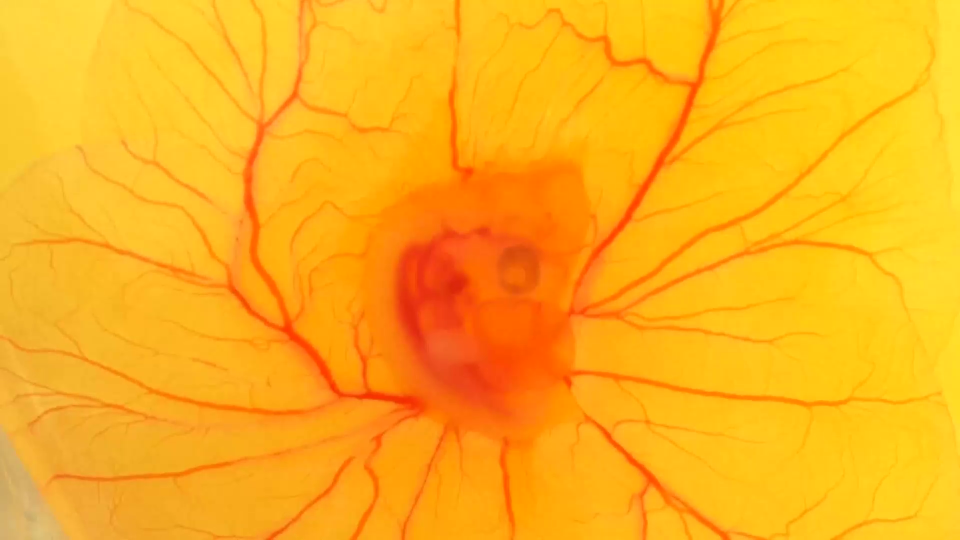
#> input picture frame 32 of TIFO/Project/day3part1.mp4, 1920 x 1080 px, given in place of day3_chicken.mp4, which was not available (shown at 1/2 size)
$ python maquette1.py
#> lines starting #> are read from the running program, lines starting #| are printed output that depends on the picture; after the words box and inside, x2 and y2 are one past the last pixel; in counts of white or black regions, pixels touching at a corner belong together; pictures that were not available may be replaced by others from this repository, and a replacement may not be noted
import cv2
import numpy as np

# Chemin vers la vidéo
video_path = "./day3_chicken.mp4"

# Ouvrir la vidéo
cap = cv2.VideoCapture(video_path)

# Variables pour le traitement du signal cardiaque
heart_rate = []
frame_count = 0

# Boucle de traitement des images de la vidéo
while cap.isOpened():
    # Lire la prochaine image
    ret, frame = cap.read()
#> frame is the input picture: shape (1080, 1920, 3); mean B, G, R 25.8, 175.5, 252.9

    # Vérifier si la lecture de la vidéo est terminée
    if not ret:
        break

    # Convertir l'image en niveaux de gris
    gray = cv2.cvtColor(frame, cv2.COLOR_BGR2GRAY)
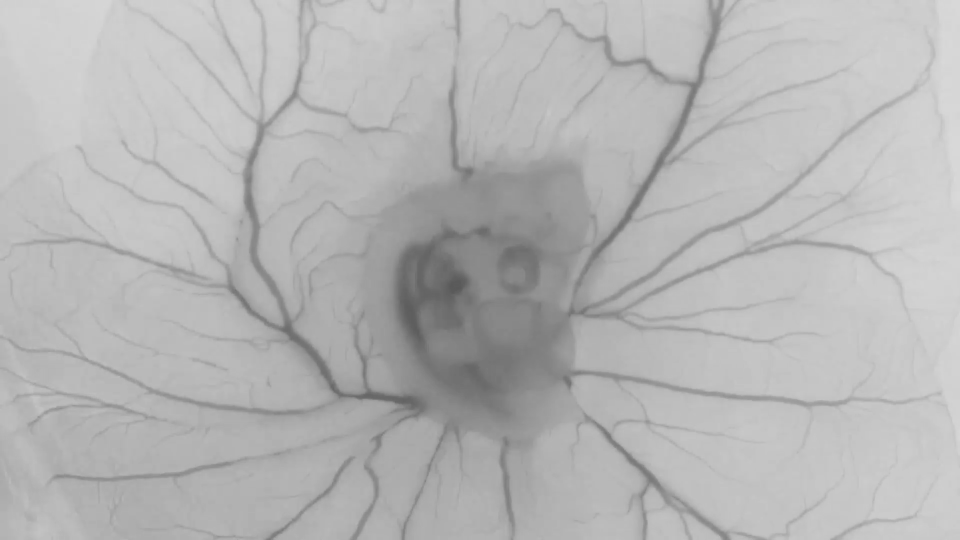
#> gray: shape (1080, 1920) (shown at 1/2 size); min 88, max 217, mean 181.6

    # Appliquer des traitements supplémentaires à l'image en niveaux de gris si nécessaire

    # Appliquer un algorithme de détection de contours pour extraire la région d'intérêt (ROI) du cœur
    _, binary = cv2.threshold(gray, 0, 255, cv2.THRESH_BINARY_INV + cv2.THRESH_OTSU)
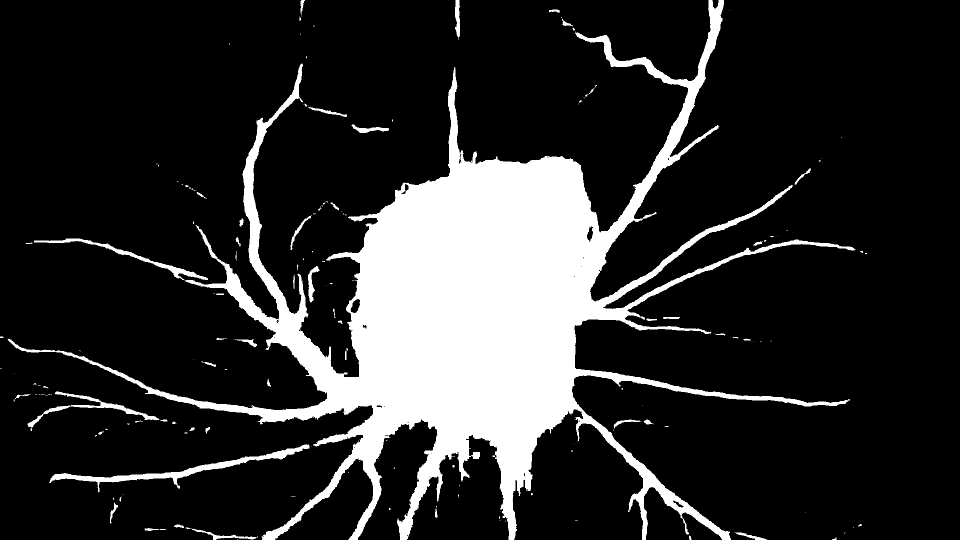
#> binary: shape (1080, 1920) (shown at 1/2 size); 17.5% white; 178 white regions (115 under 20 px), largest, box (x1, y1, x2, y2) and area: (15, 0, 1711, 1080) 344319, (98, 889, 619, 985) 5763, (68, 477, 416, 561) 2540
    kernel = cv2.getStructuringElement(cv2.MORPH_ELLIPSE, (3, 3))
    binary = cv2.morphologyEx(binary, cv2.MORPH_OPEN, kernel, iterations=2)
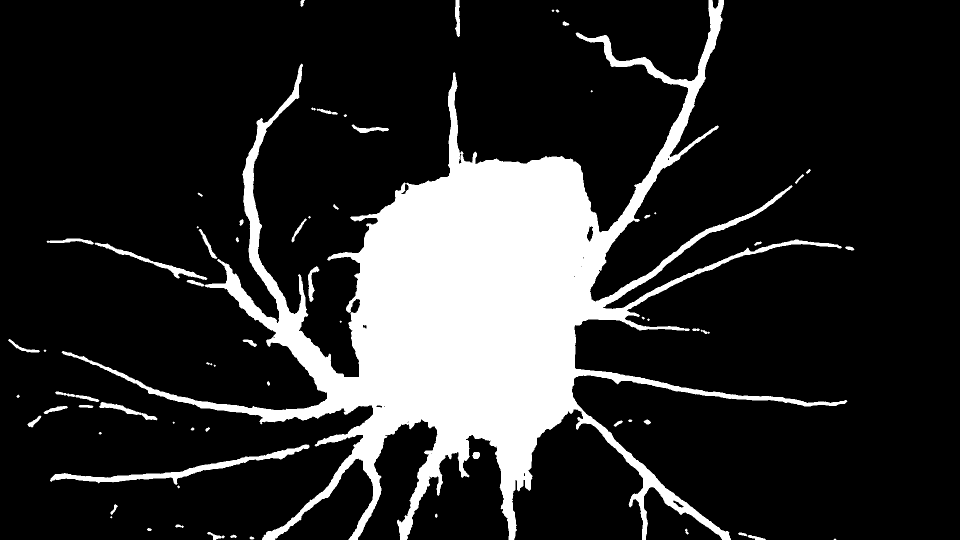
#> binary: shape (1080, 1920) (shown at 1/2 size); 17.2% white; 67 white regions (12 under 20 px), largest, box (x1, y1, x2, y2) and area: (123, 0, 1695, 1080) 340589, (100, 889, 619, 970) 5632, (189, 485, 415, 560) 1852
    binary = cv2.morphologyEx(binary, cv2.MORPH_CLOSE, kernel, iterations=2)
#> binary: shape (1080, 1920); 17.2% white; 64 white regions (12 under 20 px)

    contours, _ = cv2.findContours(binary, cv2.RETR_EXTERNAL, cv2.CHAIN_APPROX_SIMPLE)
#> contours = 64 contours, 16 with area under 20; largest, box (x1, y1, x2, y2) and area: (123, 0, 1695, 1080) 335684, (100, 889, 619, 970) 5104, (189, 485, 415, 560) 1621, (198, 804, 315, 841) 838, (616, 532, 639, 604) 533

    if len(contours) > 0:
        contour_global = max(contours, key=cv2.contourArea)
#> contour_global = contour of 5368 points, box (x1, y1, x2, y2) (123, 0, 1695, 1080), area 335684

    cv2.drawContours(frame, [contour_global], -1, (0, 255, 0), 2)
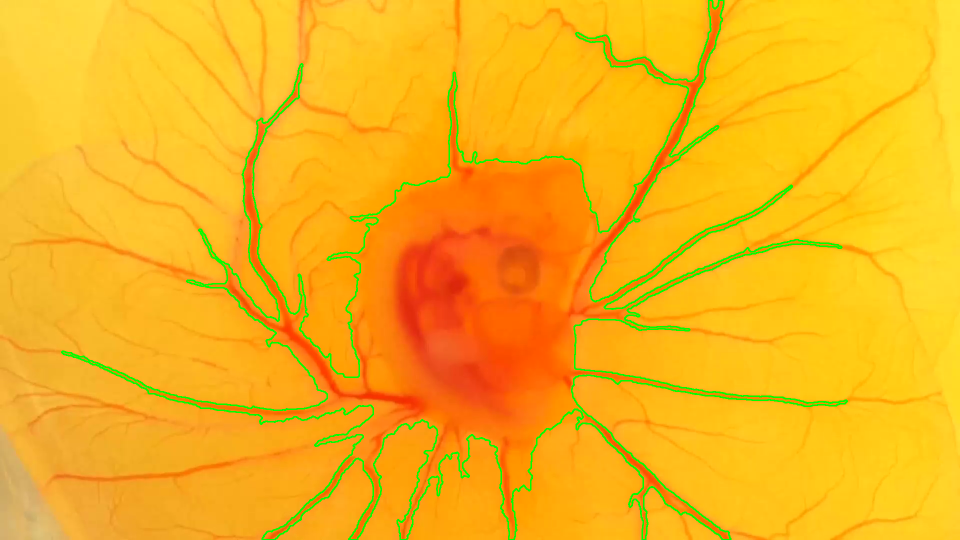
#> frame: shape (1080, 1920, 3) (shown at 1/2 size); 2.5% of pixels changed, all inside (x1, y1, x2, y2) = (122, 0, 1696, 1080)

    x, y, w, h = cv2.boundingRect(contour_global)
#> x = 123; y = 0; w = 1572; h = 1080
    roi = gray[y:y+h, x:x+w]
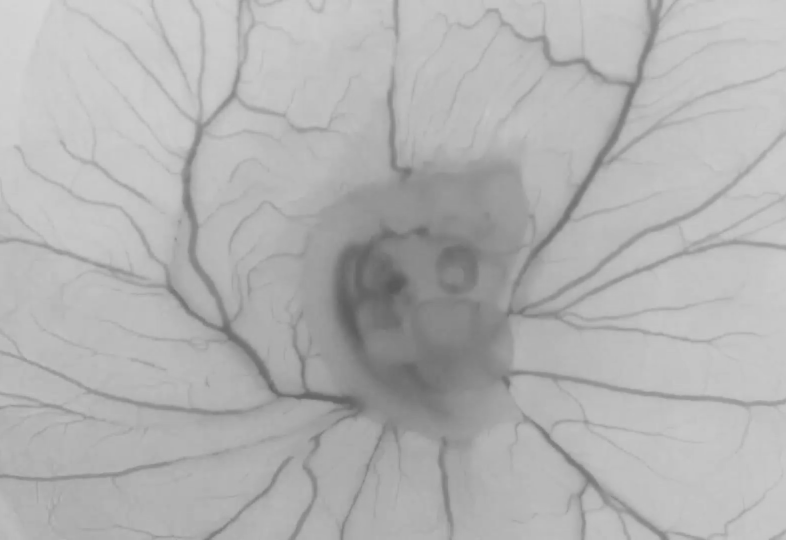
#> roi: shape (1080, 1572) (shown at 1/2 size); min 88, max 214, mean 177.9

    # Appliquer un algorithme de détection de contours à l'intérieur de la ROI
    # Appliquer un algorithme de détection de contours à l'intérieur de la ROI
    _, binary_roi = cv2.threshold(roi, 0, 255, cv2.THRESH_BINARY_INV + cv2.THRESH_OTSU)
#> binary_roi: shape (1080, 1572); 19.9% white; 141 white regions (83 under 20 px), largest, box (x1, y1, x2, y2) and area: (0, 0, 1572, 1080) 324247, (0, 897, 466, 973) 4537, (0, 477, 293, 560) 1940
    kernel_roi = cv2.getStructuringElement(cv2.MORPH_ELLIPSE, (3, 3))
    binary_roi = cv2.morphologyEx(binary_roi, cv2.MORPH_OPEN, kernel_roi, iterations=2)
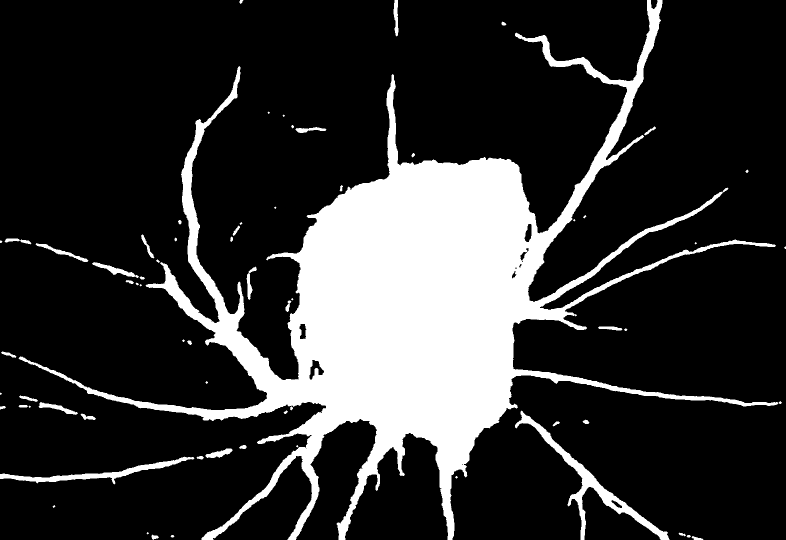
#> binary_roi: shape (1080, 1572) (shown at 1/2 size); 19.6% white; 67 white regions (18 under 20 px), largest, box (x1, y1, x2, y2) and area: (37, 0, 1564, 1080) 313419, (1030, 821, 1339, 1080) 7507, (0, 913, 389, 969) 3858
    binary_roi = cv2.morphologyEx(binary_roi, cv2.MORPH_CLOSE, kernel_roi, iterations=2)
#> binary_roi: shape (1080, 1572); 19.6% white; 56 white regions (14 under 20 px)

    contours_roi, _ = cv2.findContours(binary_roi, cv2.RETR_EXTERNAL, cv2.CHAIN_APPROX_SIMPLE)
#> contours_roi = 56 contours, 18 with area under 20; largest, box (x1, y1, x2, y2) and area: (37, 0, 1564, 1080) 309429, (1030, 821, 1339, 1080) 7188, (0, 913, 389, 969) 3462, (184, 524, 290, 559) 721, (71, 486, 177, 524) 582

    # Dessiner les contours détectés à l'intérieur du contour global
    cv2.drawContours(frame, contours_roi, -1, (0, 0, 255), 2)
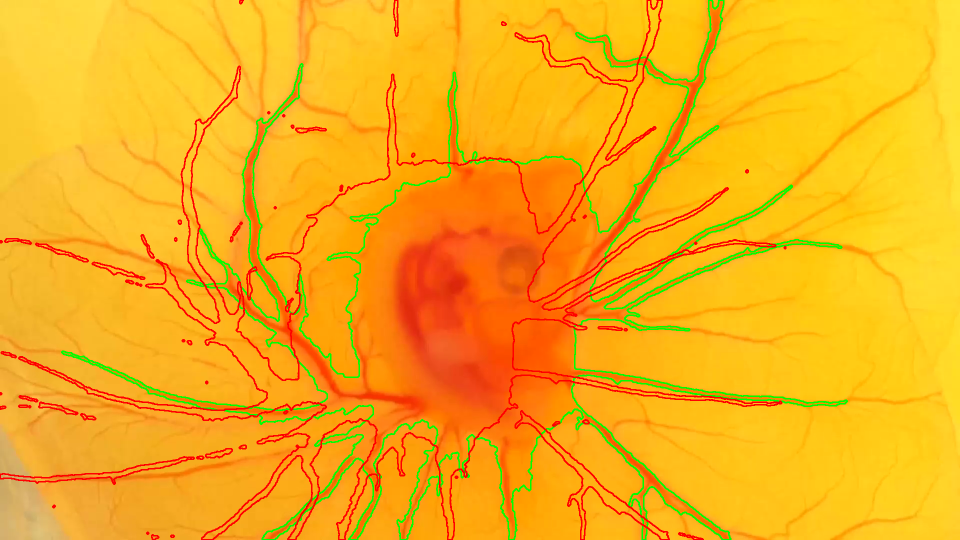
#> frame: shape (1080, 1920, 3) (shown at 1/2 size); 2.95% of pixels changed, all inside (x1, y1, x2, y2) = (0, 0, 1573, 1080)


    # Afficher les images
    cv2.imshow('Frame', frame)
    cv2.imshow('ROI', roi)

    cv2.waitKey(100)

    # Attendre la pression de la touche 'q' pour quitter
    if cv2.waitKey(1) & 0xFF == ord('q'):
#> (key q is pressed here)
        break

    # Appliquer un algorithme de traitement du signal pour extraire le signal cardiaque

    # Calculer le rythme cardiaque à partir du signal cardiaque

    # Stocker le rythme cardiaque dans la liste
    #heart_rate.append(rythme_cardiaque)

    # Affichage du numéro de l'image traitée
    print("Frame:", frame_count)
    frame_count += 1

# Fermer la capture vidéo
cap.release()
cv2.destroyAllWindows()

# Calculer la moyenne du rythme cardiaque
#average_heart_rate = np.mean(heart_rate)
#print("Rythme cardiaque moyen:", average_heart_rate)

$ run again, starting later in the video
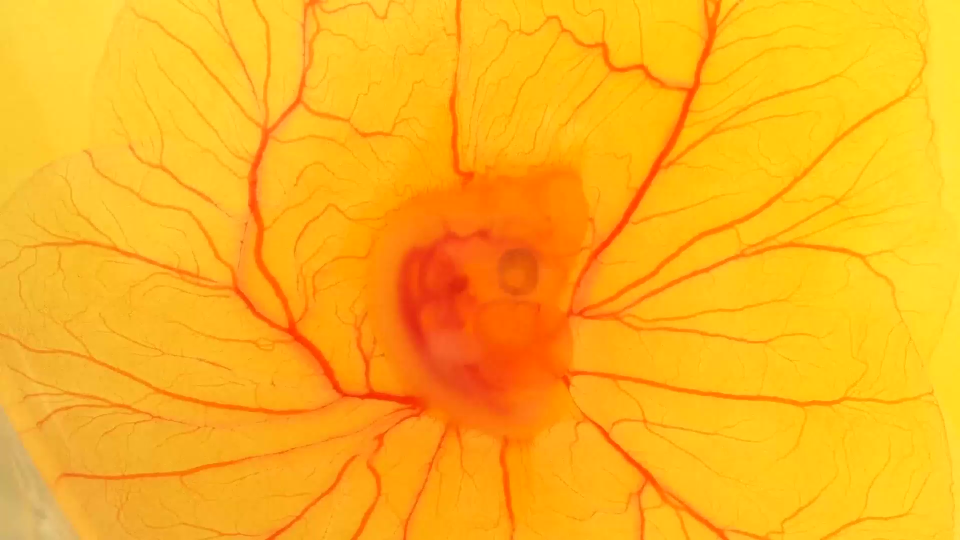
#> input picture frame 146 of TIFO/Project/day3part1.mp4, 1920 x 1080 px, given in place of day3_chicken.mp4, which was not available (shown at 1/2 size)
#> frame is the input picture: shape (1080, 1920, 3); mean B, G, R 27.2, 177.3, 252.7
#> `binary = cv2.morphologyEx(binary, cv2.MORPH_OPEN, kernel, iterations=2)`:
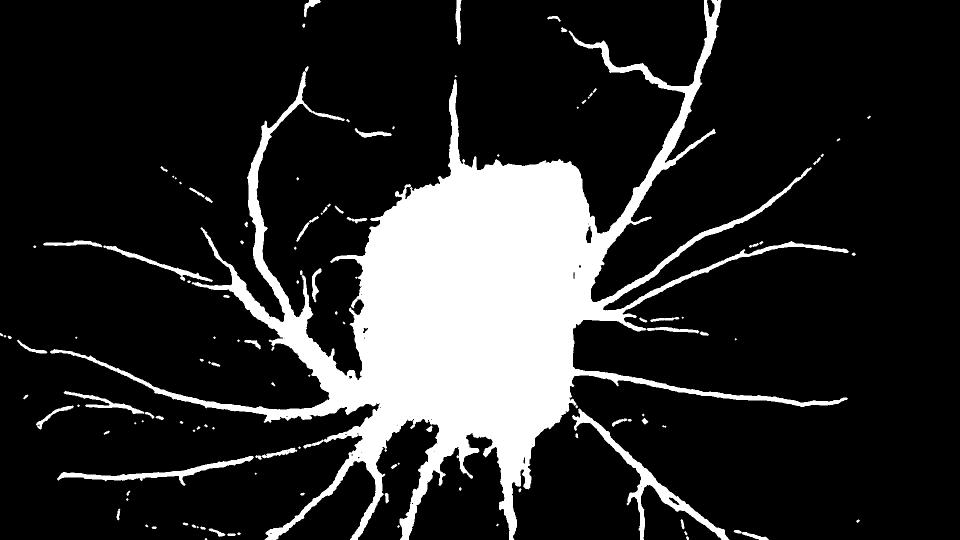
#> binary: shape (1080, 1920) (shown at 1/2 size); 16.8% white; 119 white regions (30 under 20 px), largest, box (x1, y1, x2, y2) and area: (100, 0, 1698, 1080) 322310, (1144, 817, 1459, 1080) 7685, (114, 912, 508, 972) 4060
#> contours = 98 contours, 28 with area under 20; largest, box (x1, y1, x2, y2) and area: (100, 0, 1698, 1080) 317661, (1144, 817, 1459, 1080) 7329, (114, 912, 508, 972) 3665, (206, 491, 426, 564) 1603, (127, 782, 309, 838) 1298
#> contour_global = contour of 5375 points, box (x1, y1, x2, y2) (100, 0, 1698, 1080), area 317661
#> x = 100; y = 0; w = 1598; h = 1080
#> contours_roi = 93 contours, 31 with area under 20; largest, box (x1, y1, x2, y2) and area: (31, 0, 1596, 1080) 301051, (1045, 821, 1358, 1080) 6784, (18, 912, 407, 970) 3358, (112, 492, 325, 564) 1438, (28, 783, 187, 828) 904
#> `cv2.drawContours(frame, contours_roi, -1, (0, 0, 255), 2)`:
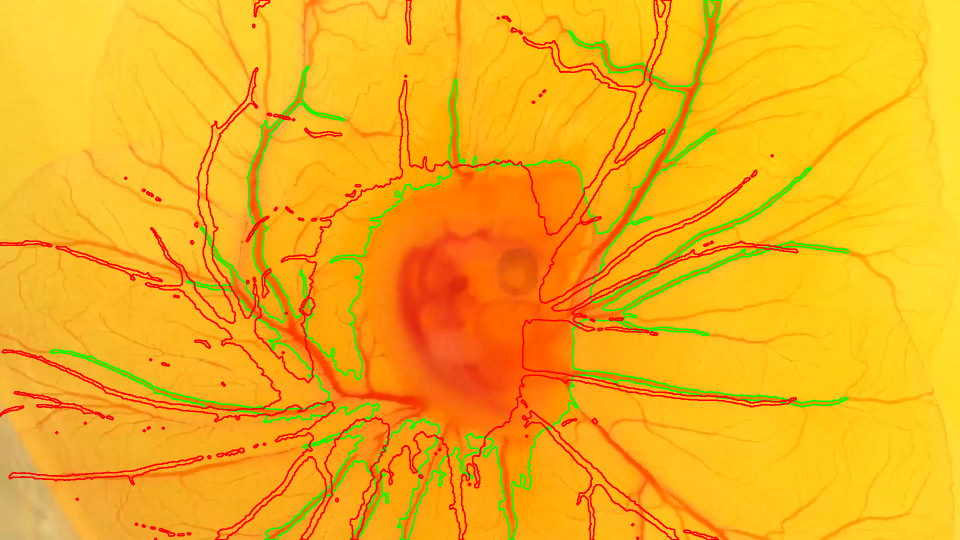
#> frame: shape (1080, 1920, 3) (shown at 1/2 size); mean B, G, R 26.1, 174.1, 246.8

$ run again, starting later in the video
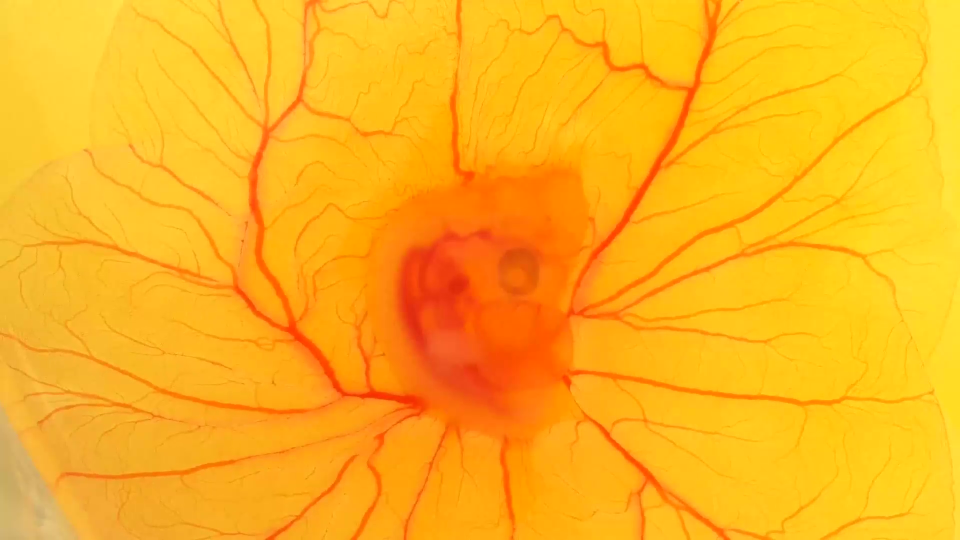
#> input picture frame 260 of TIFO/Project/day3part1.mp4, 1920 x 1080 px, given in place of day3_chicken.mp4, which was not available (shown at 1/2 size)
#> frame is the input picture: shape (1080, 1920, 3); mean B, G, R 27.5, 177.6, 252.9
#> `binary = cv2.morphologyEx(binary, cv2.MORPH_OPEN, kernel, iterations=2)`:
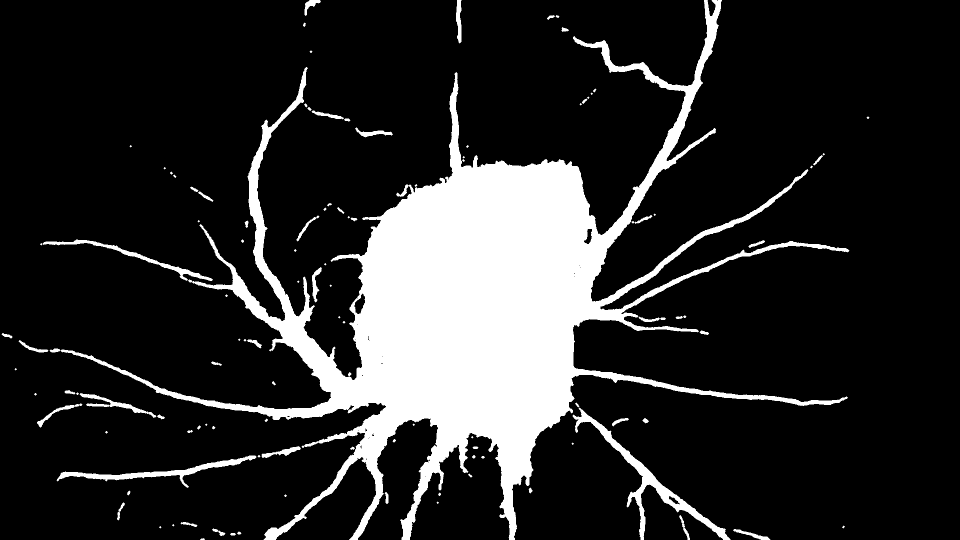
#> binary: shape (1080, 1920) (shown at 1/2 size); 16.6% white; 108 white regions (38 under 20 px), largest, box (x1, y1, x2, y2) and area: (99, 0, 1699, 1080) 317878, (1145, 815, 1461, 1080) 7707, (113, 911, 513, 976) 4138
#> contours = 91 contours, 40 with area under 20; largest, box (x1, y1, x2, y2) and area: (80, 0, 1699, 1080) 316040, (1145, 805, 1461, 1080) 7400, (113, 911, 513, 976) 3722, (159, 786, 313, 836) 1136, (912, 0, 923, 87) 600
#> contour_global = contour of 6033 points, box (x1, y1, x2, y2) (80, 0, 1699, 1080), area 316040
#> x = 80; y = 0; w = 1619; h = 1080
#> contours_roi = 85 contours, 33 with area under 20; largest, box (x1, y1, x2, y2) and area: (48, 0, 1608, 1080) 297890, (1070, 819, 1381, 1080) 6766, (38, 911, 433, 964) 3348, (9, 479, 346, 562) 1983, (82, 788, 211, 826) 761
#> `cv2.drawContours(frame, contours_roi, -1, (0, 0, 255), 2)`:
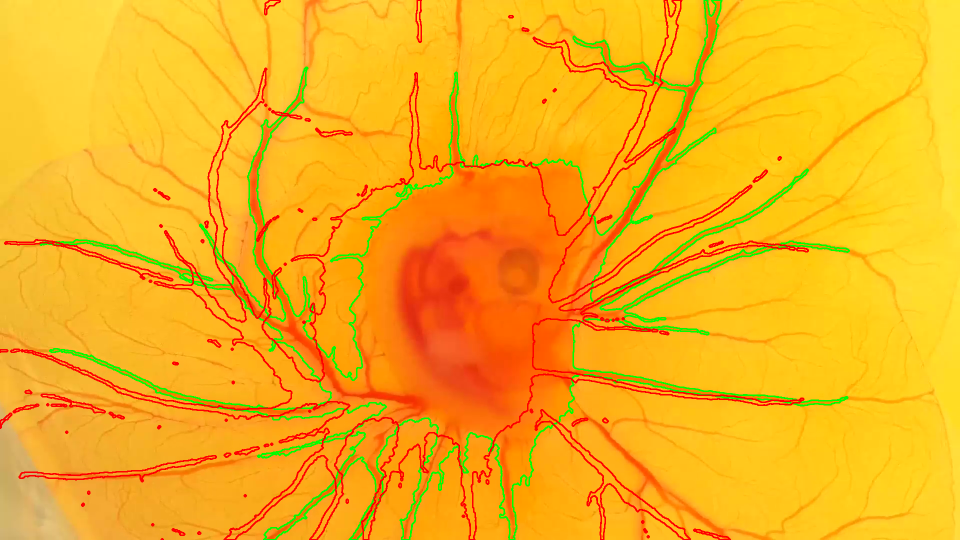
#> frame: shape (1080, 1920, 3) (shown at 1/2 size); mean B, G, R 26.4, 174.7, 246.7
